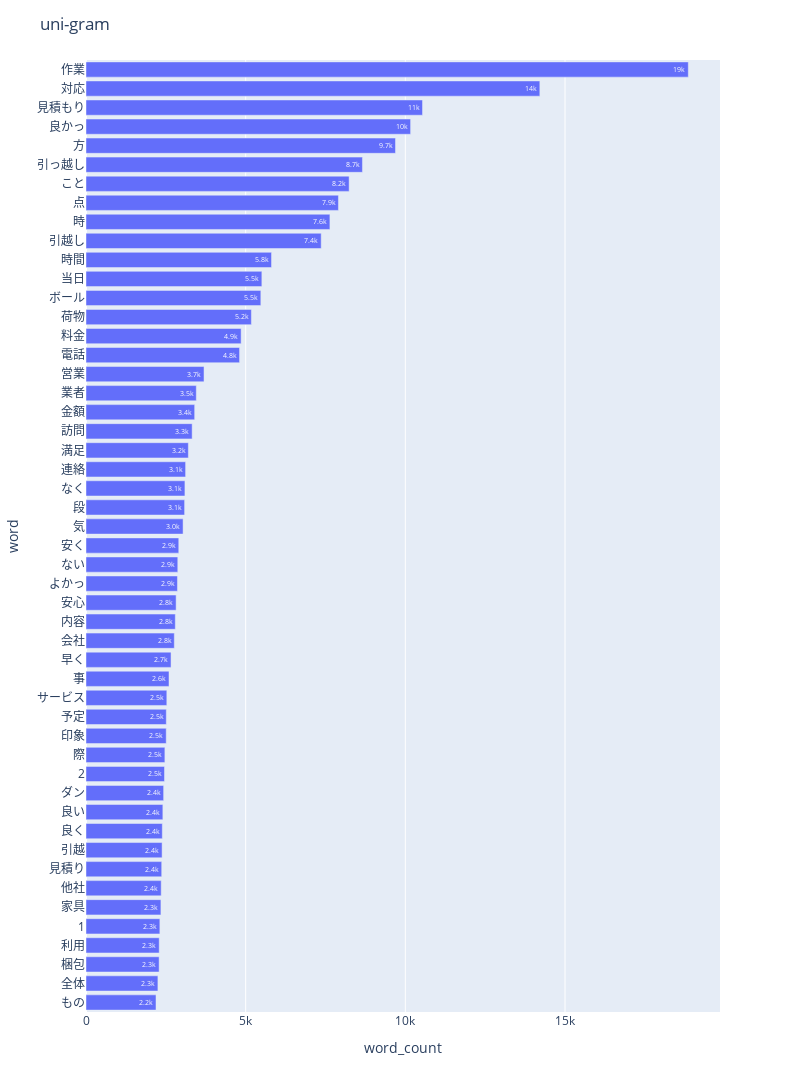

Source (notebook cell):
### Code cell
npt_comment = nlplot.NLPlot(df, target_col='words_comment')

# top_nで頻出上位単語, min_freqで頻出下位単語を指定
stopwords = npt_comment.get_stopword(top_n=0, min_freq=0)

npt_comment.bar_ngram(
    title='uni-gram',
    xaxis_label='word_count',
    yaxis_label='word',
    ngram=1,
    top_n=50,
    stopwords=stopwords,
)

### Figure 1 — Plotly figure (JSON) as saved in the notebook; plotly's stock layout.template omitted (floating-point values rounded to 4 significant figures)
{"data": [{"alignmentgroup": "True", "hovertemplate": "word_count=%{text}<br>word=%{y}<extra></extra>", "legendgroup": "", "marker": {"pattern": {"shape": ""}}, "name": "", "offsetgroup": "", "orientation": "h", "showlegend": false, "text": [2192, 2252, 2290, 2293, 2313, 2346, 2355, 2371, 2383, 2390, 2407, 2431, 2458, 2470, 2512, 2515, 2531, 2599, 2663, 2765, 2797, 2822, 2864, 2874, 2905, 3040, 3088, 3098, 3119, 3205, 3324, 3403, 3454, 3696, 4809, 4858, 5179, 5475, 5507, 5810, 7365, 7638, 7905, 8240, 8657, 9692, 10165, 10538, 14212, 18861], "textposition": "auto", "texttemplate": "%{text:.2s}", "type": "bar", "x": [2192, 2252, 2290, 2293, 2313, 2346, 2355, 2371, 2383, 2390, 2407, 2431, 2458, 2470, 2512, 2515, 2531, 2599, 2663, 2765, 2797, 2822, 2864, 2874, 2905, 3040, 3088, 3098, 3119, 3205, 3324, 3403, 3454, 3696, 4809, 4858, 5179, 5475, 5507, 5810, 7365, 7638, 7905, 8240, 8657, 9692, 10165, 10538, 14212, 18861], "xaxis": "x", "y": ["もの", "全体", "梱包", "利用", "1", "家具", "他社", "見積り", "引越", "良く", "良い", "ダン", "2", "際", "印象", "予定", "サービス", "事", "早く", "会社", "内容", "安心", "よかっ", "ない", "安く", "気", "段", "なく", "連絡", "満足", "訪問", "金額", "業者", "営業", "電話", "料金", "荷物", "ボール", "当日", "時間", "引越し", "時", "点", "こと", "引っ越し", "方", "良かっ", "見積もり", "対応", "作業"], "yaxis": "y"}], "layout": {"barmode": "relative", "height": 1100, "legend": {"tracegroupgap": 0}, "margin": {"t": 60}, "title": {"text": "uni-gram"}, "width": 800, "xaxis": {"anchor": "y", "domain": [0, 1], "title": {"text": "word_count"}}, "yaxis": {"anchor": "x", "domain": [0, 1], "title": {"text": "word"}}}}
